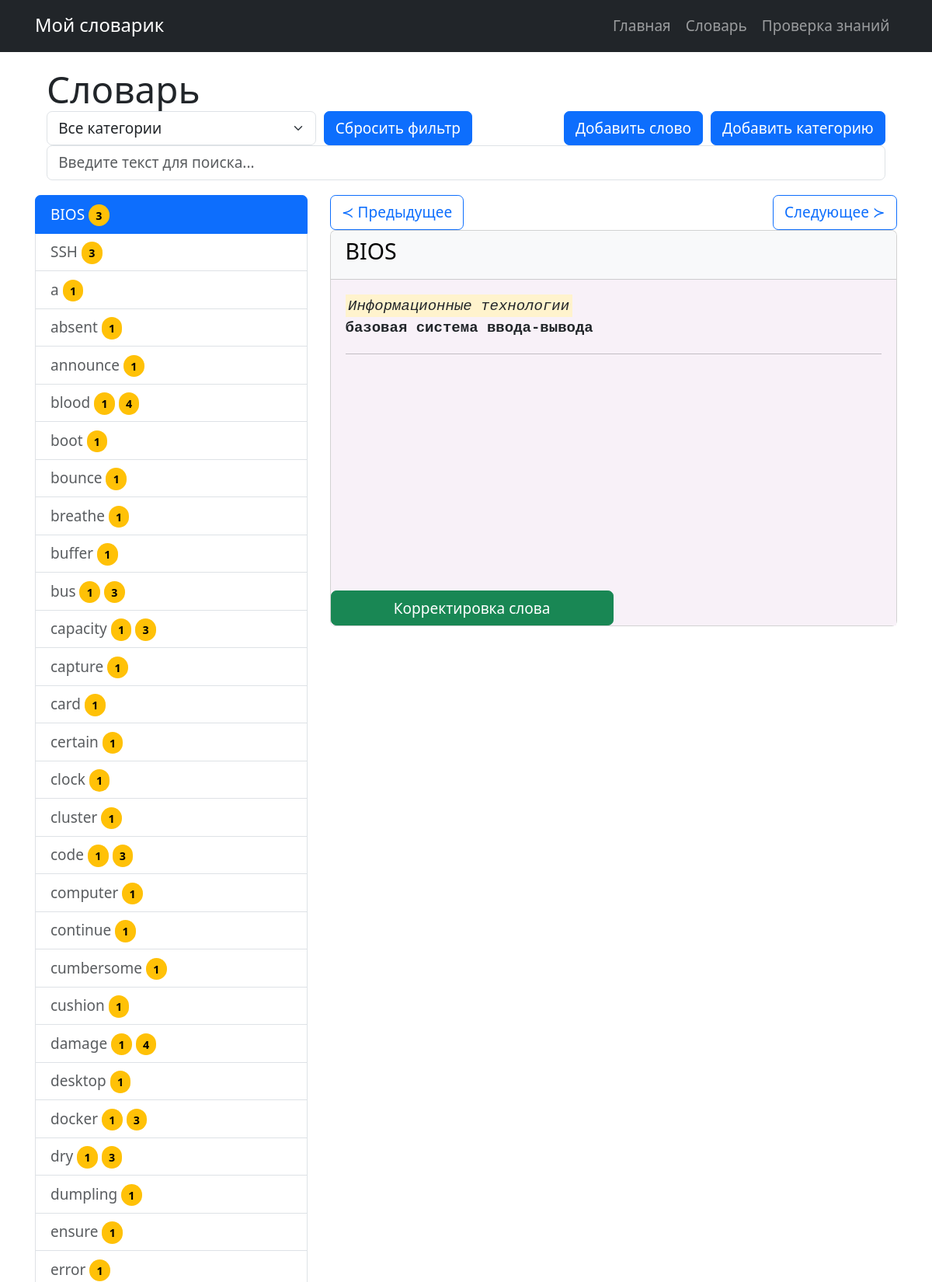
The app's page /words (upper part) with its own data.
### myapp/models.py (models this page shows, shortened)
class EWord(db.Model):
    __tablename__ = 'e_words'
    id=db.Column(db.Integer, primary_key=True)
    e_word=db.Column(db.String(50),index=True,unique=True)
    translations = db.relationship("Translation", backref='e_word_tr', cascade='all, delete-orphan')

class SubjectArea(db.Model):
    __tablename__ = 'subject_areas'
    id=db.Column(db.Integer, primary_key=True)
    subject_name=db.Column(db.String(50),index=True,unique=True)
    subject_def=db.Column(db.String(150))
    translations = db.relationship("Translation", backref='subject_area')

class Translation(db.Model):
    __tablename__ = 'translations'
    id=db.Column(db.Integer, primary_key=True)
    translate_word=db.Column(db.String(80),index=True)
    definition_ru=db.Column(db.String(220))
    definition_en=db.Column(db.String(220))
    e_word_id=db.Column(db.Integer, db.ForeignKey('e_words.id'))
    subject_id=db.Column(db.Integer, db.ForeignKey('subject_areas.id'), nullable=False)

### myapp/routes.py (the view)
@app.route('/words', methods=['GET'])
def words():
    subjects = db.session.query(SubjectArea.id, SubjectArea.subject_name, func.count(Translation.subject_id).label('count_translate')).join(Translation, Translation.subject_id == SubjectArea.id).group_by(SubjectArea.id, SubjectArea.subject_name).all()
    words=db.session.query(EWord).order_by(EWord.e_word).all()
    id_word = session.get('id_word')
    for word in words:
        translate_list=[]
        subject_list=[]
        subject_list_id=[]
        definition_en_list=[]
        definition_ru_list=[]
        translate_words = db.session.query(Translation.id, Translation.translate_word,Translation.definition_en, Translation.definition_ru, Translation.subject_id, SubjectArea.subject_name).join(Translation, Translation.subject_id == SubjectArea.id).filter_by(e_word_id=word.id)
        for translate_word in translate_words:
            subject_list_id.append(translate_word.subject_id)
            subject_list.append(translate_word.subject_name)
            translate_list.append(translate_word.translate_word)
            definition_en_list.append(translate_word.definition_en)
            definition_ru_list.append(translate_word.definition_ru)
        word.subject_list = subject_list
        word.subject_list_id = subject_list_id
        word.translate_list = translate_list
        word.definition_en_list = definition_en_list
        word.definition_ru_list = definition_ru_list
    return render_template('words.html', words=words, subjects=subjects, id_word=id_word)

### myapp/templates/words.html (shortened to what this page needs)
{% extends "base.html" %}
{% block content %}
    <div class="container mt-2">
        <h1 class="d-none d-md-inline">Словарь</h1>
        <div class="d-flex justify-content-between align-items-center">
            <div class="d-flex gap-2">
            <select class="form-select w-auto" name="subj_id" id="subj_id">
            <option value="0">Все категории</option>
            </select>
            <a class="btn btn-primary d-none d-md-inline" onclick="clear_filter()" role="button">Сбросить фильтр</a>
            </div>
        <div class="d-flex gap-2">
            <a class="btn btn-primary w-auto d-none d-md-inline" href="{{ url_for('add_word') }}" role="button">Добавить слово</a>
            <a class="btn btn-primary w-auto d-none d-md-inline" href="{{ url_for('add_subj') }}" role="button">Добавить категорию</a>
        </div>
        </div>
        <input type="text" id="filterInput" class="form-control d-none d-md-inline mb-3" placeholder="Введите текст для поиска...">
    </div>
    <div class="row">
        <div class="col-4">
            <div class="list-group" id="list-tab" role="tablist">
                {% for word in words %}
                    <a class="list-group-item list-group-item-action" data-id="{{ word.id }}" data-bs-toggle="list" href="#{{ word.e_word }}" role="tab"><big>{{ word.e_word }}</big>
                    {% for subject_id in word.subject_list_id %}
                            <span class="badge text-bg-warning rounded-pill d-none d-md-inline">{{ subject_id }}</span>
                    {% endfor %} </a>
                {% endfor %}
            </div>
        </div>
        <div class="col-8">
            <div class="d-flex justify-content-between mt-0">
                <button id="prevTab" class="btn btn-outline-primary">≺ Предыдущее</button>
                <button id="nextTab" class="btn btn-outline-primary">Следующее ≻</button>
            </div>
            <div class="tab-content" id="nav-tabContent">
                {% for word in words %}
                <div class="tab-pane" id="{{ word.e_word }}" role="tabpanel" aria-labelledby="list-{{ word.e_word }}-list">
                    <div class="card">
                        <div class="card-header text-bg-light">
                            <h4>{{ word.e_word }}</h4>
                        </div>
                        <div class="card-body card-body-compact">
                            {%- for i in range(word.subject_list|length) -%}
                        <div class="subj-obj" data-obj="{{ word.subject_list_id[i] }}">
                            <div><mark><i>{{ word.subject_list[i] }}</i></mark></div><div><strong><big>{{ word.translate_list[i]}}</big></strong></div>
                            <hr>
                        </div>
                            {%- endfor -%}
                        </div>
                         <div class="d-flex justify-content-between mt-0" style="background-color: rgb(248, 241, 248);">
                            <a href="{{ url_for('add_word', id=word.id) }}" class="btn btn-success d-none d-md-inline w-50">Корректировка слова</a>
                        </div>
                    </div>
                </div>
                {% endfor %}
            </div>
        </div>
    </div>
{% endblock %}

### myapp/templates/base.html (style rules this page uses)
* { margin: 0; padding: 0; font-size: 15px; }
body { padding-bottom: 100px; }
.card-body { min-height: 100px; font-family: monospace; font-size: 15px !important; background-color: rgb(248, 241, 248); }
button, .btn, .nav-link, .list-group-item { touch-action: manipulation; }
@media (min-width: 768px) { * { font-size: 19px; } }
@media (min-width: 768px) { .container { padding-left: 15px; padding-right: 15px; font-size: 18px !important; } }
@media (min-width: 768px) { .card-body { min-height: 400px; font-size: 19px; padding: 1rem; font-family: monospace; background-color: rgb(248, 241, 248); } }

### records on screen
EWord: e_word "BIOS", subject_list_id "3", subject_name "Информационные технологии", translate_word "базовая система ввода-вывода"
EWord: e_word "SSH", subject_list_id "3"
EWord: e_word "a", subject_list_id "1"
EWord: e_word "absent", subject_list_id "1"
EWord: e_word "announce", subject_list_id "1"
EWord: e_word "blood", subject_list_id "1" "4"
EWord: e_word "boot", subject_list_id "1"
EWord: e_word "bounce", subject_list_id "1"
EWord: e_word "breathe", subject_list_id "1"
EWord: e_word "buffer", subject_list_id "1"
EWord: e_word "bus", subject_list_id "1" "3"
EWord: e_word "capacity", subject_list_id "1" "3"
EWord: e_word "capture", subject_list_id "1"
EWord: e_word "card", subject_list_id "1"
EWord: e_word "certain", subject_list_id "1"
EWord: e_word "clock", subject_list_id "1"
EWord: e_word "cluster", subject_list_id "1"
EWord: e_word "code", subject_list_id "1" "3"
EWord: e_word "computer", subject_list_id "1"
EWord: e_word "continue", subject_list_id "1"
EWord: e_word "cumbersome", subject_list_id "1"
EWord: e_word "cushion", subject_list_id "1"
EWord: e_word "damage", subject_list_id "1" "4"
EWord: e_word "desktop", subject_list_id "1"
EWord: e_word "docker", subject_list_id "1" "3"
EWord: e_word "dry", subject_list_id "1" "3"
EWord: e_word "dumpling", subject_list_id "1"
EWord: e_word "ensure", subject_list_id "1"
EWord: e_word "error", subject_list_id "1"
